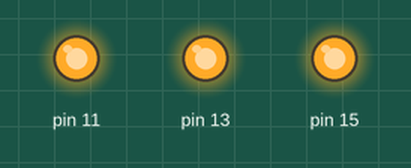
The program below on a simulated Raspberry Pi (header pin numbers). Shown: output pins drawn as LEDs (lit = HIGH).

Above: at 0.2 s.
At 1.2 s:
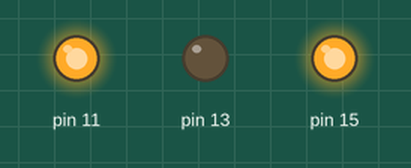
At 1.7 s:
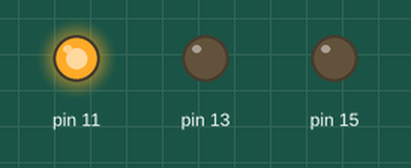
At 2.2 s:
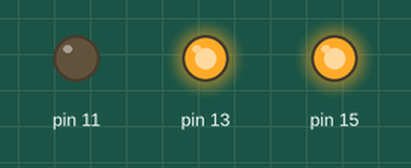
At 3.2 s:
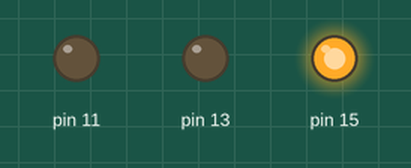
At 4.7 s:
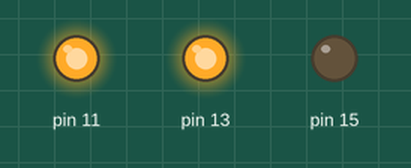
Timing chart, 0 to 5.2 s (numbered marks = the images above):
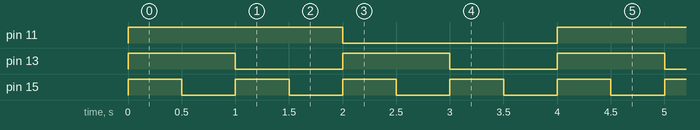

The program:

led.py
```python
#!/usr/bin/python3
# -*- coding:utf-8 -*-
#
#
#

from RGBLED import *
from time import sleep

led = RGBLED(11,13,15,mode=1)
i = 0

while True:

    if i == 1 :
        led.setColor(0,0,1,ON=True)
    elif i == 2 :
        led.setColor(0,1,0,ON=True)
    elif i == 3 :
        led.setColor(0,1,1,ON=True)
    elif i == 4 :
        led.setColor(1,0,0,ON=True)
    elif i == 5 :
        led.setColor(1,0,1,ON=True)
    elif i == 6 :
        led.setColor(1,1,0,ON=True)
    elif i == 7 :
        led.setColor(1,1,1,ON=True)
    else :
        led.OFF()
    sleep(0.5)
    i=(i+8+1)%8
```

RGBLED.py
```python
#! /usr/bin/python3
# -*- coding:utf-8 -*-
# RGBLED class
# 上課用
# 2019/1/28
#
import RPi.GPIO as GPIO

class RGBLED:

    __COLOR = {"red":4, "green":2, "blue":1, "yellow":6, "cyan":3, "megenta":5, "white":7}

    def __init__(self, redpin, greenpin, bluepin, mode=0):
        self.__redpin = redpin
        self.__greenpin = greenpin
        self.__bluepin = bluepin
        self.__mode = mode

        GPIO.setmode(GPIO.BOARD)
        GPIO.setwarnings(False)
        GPIO.setup(self.__redpin, GPIO.OUT)
        GPIO.setup(self.__greenpin, GPIO.OUT)
        GPIO.setup(self.__bluepin, GPIO.OUT)
        GPIO.output(self.__redpin, mode)
        GPIO.output(self.__greenpin, mode)
        GPIO.output(self.__bluepin, mode)


    def setColor(self, red=0, green=0, blue=0, color="", ON=False):

        self.OFF()

        if color == "" :
            self.__red = red
            self.__green = green
            self.__blue = blue
        else :
            num = self.__COLOR[color]
            if num == 1 :
                self.setColor(0,0,1)
            elif num == 2 :
                self.setColor(0,1,0)
            elif num == 3 :
                self.setColor(0,1,1)
            elif num == 4 :
                self.setColor(1,0,0)
            elif num == 5 :
                self.setColor(1,0,1)
            elif num == 6 :
                self.setColor(1,1,0)
            elif num == 7 :
                self.setColor(1,1,1)
            else :
                pass

        if ON : self.ON()

    def ON(self):
        if self.__mode : #檢查是共陰極，還是共陽極
            if self.__red : GPIO.output(self.__redpin, False)
            if self.__green : GPIO.output(self.__greenpin, False)
            if self.__blue : GPIO.output(self.__bluepin, False)
        else :
            if self.__red : GPIO.output(self.__redpin, True)
            if self.__green : GPIO.output(self.__greenpin, True)
            if self.__blue : GPIO.output(self.__bluepin, True)
        pass

    def OFF(self):
        if self.__mode : #檢查是共陰極，還是共陽極
            GPIO.output(self.__redpin, True)
            GPIO.output(self.__greenpin, True)
            GPIO.output(self.__bluepin, True)
        else :
            GPIO.output(self.__redpin, False)
            GPIO.output(self.__greenpin, False)
            GPIO.output(self.__bluepin, False)
        pass

    def help(self):
        '''
共陰極mode=0，預設mode=0，如果是共陽極則需要將mode設定為1，mode=1
led = RGBLED(redpin,greenpin,bluepin,mode)
共陰極設定
led = RGBLED(11,13,15)
共陽極設定
led = RGBLED(11,13,15,mode=1)

RGBLED可以組成"red","green","blue","yellow","cyan","megenta","white"這些顏色。
你可以這樣設定顏色
led.setColor(color="red")
或是
led.setColor(1,0,0)

RGBLED的開啟
led.ON()
或是在設定顏色時開啟
led.setColor(color="blue", ON=True)
RGBLED的關閉
led.OFF()
        '''
        print (self.help.__doc__)
```

Measured:
- by itself, pin 11: alternates HIGH for 2.0 s and LOW for 2.0 s
- by itself, pin 13: alternates HIGH for 1.0 s and LOW for 1.0 s
- by itself, pin 15: alternates HIGH for 0.50 s and LOW for 0.50 s
